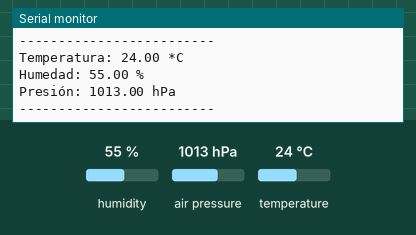
This sketch was run on a simulated Arduino Uno, built with avr-gcc and run on an emulated ATmega328P. Parts: the last lines printed to the serial monitor. The inputs (shaded band) are chosen by the test bench; at power-on: humidity 55 %, air pressure 1013 hPa, temperature 24 °C.

Above: at 2.8 s.
2.9 s: humidity set to 22 %
At 5.2 s:
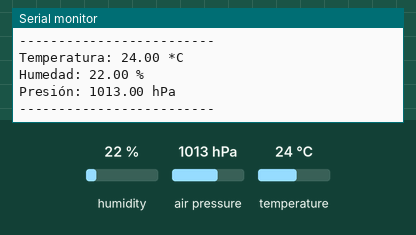
5.6 s: air pressure set to 952 hPa
At 7.0 s:
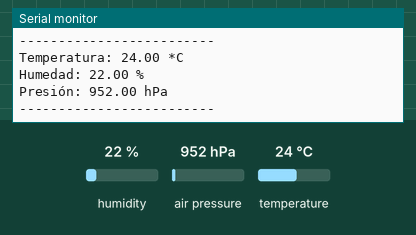

The sketch:

BME280.ino
```cpp
#include <Wire.h>
#include <Adafruit_Sensor.h>
#include <Adafruit_BME280.h>

// Crear la instancia del sensor
// La dirección I2C por defecto suele ser 0x76 o 0x77
Adafruit_BME280 bme;

void setup() {
  Serial.begin(115200);
  Serial.println("Iniciando prueba del BME280...");

  // Iniciar el sensor. Si tu sensor usa 0x77, cámbialo aquí: bme.begin(0x77)
  unsigned status = bme.begin(0x76);

  if (!status) {
    Serial.println("No se encontró el sensor BME280. ¡Revisa el cableado o la dirección I2C!");
    while (1); // Detener la ejecución si no se encuentra el sensor
  }

  Serial.println("Sensor inicializado correctamente.");
  Serial.println();
}

void loop() {
  // Imprimir la temperatura en grados Celsius
  Serial.print("Temperatura: ");
  Serial.print(bme.readTemperature());
  Serial.println(" *C");

  // Imprimir la humedad relativa
  Serial.print("Humedad: ");
  Serial.print(bme.readHumidity());
  Serial.println(" %");

  // Imprimir la presión en hPa (hectopascales)
  Serial.print("Presión: ");
  Serial.print(bme.readPressure() / 100.0F);
  Serial.println(" hPa");

  Serial.println("-------------------------");

  delay(2000); // Esperar 2 segundos entre lecturas
}
```

Measured:
- after the input at 2.9 s, the serial monitor: prints a new line after 1.1 s (image 1)
- after the input at 5.6 s, the serial monitor: prints a new line after 0.42 s (image 2)
